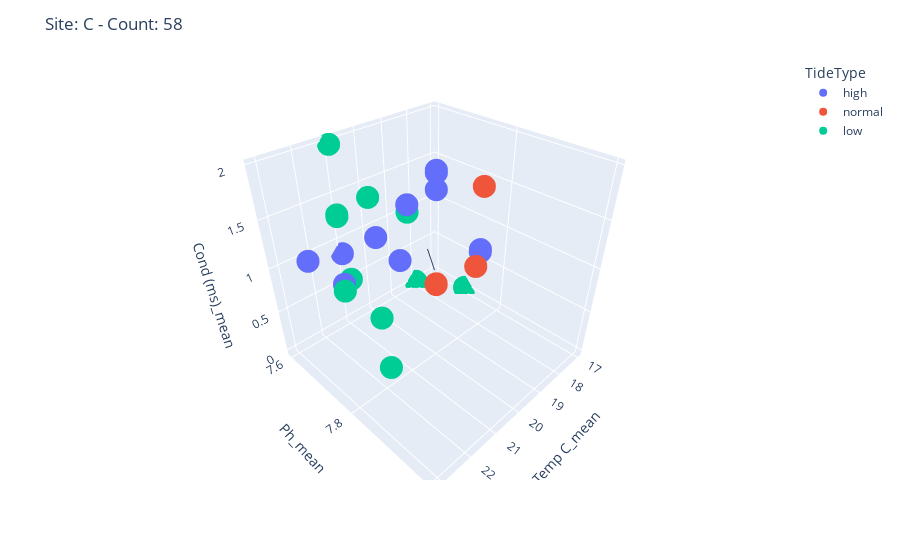
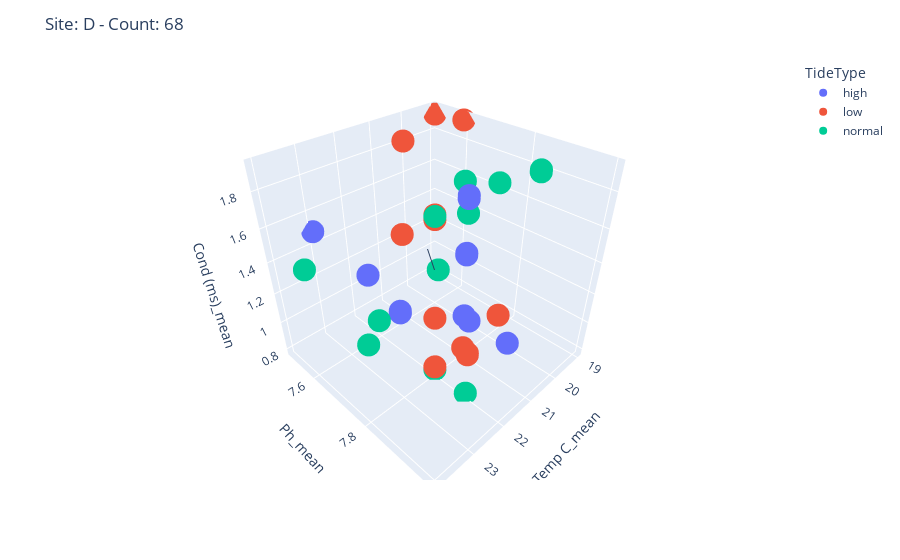
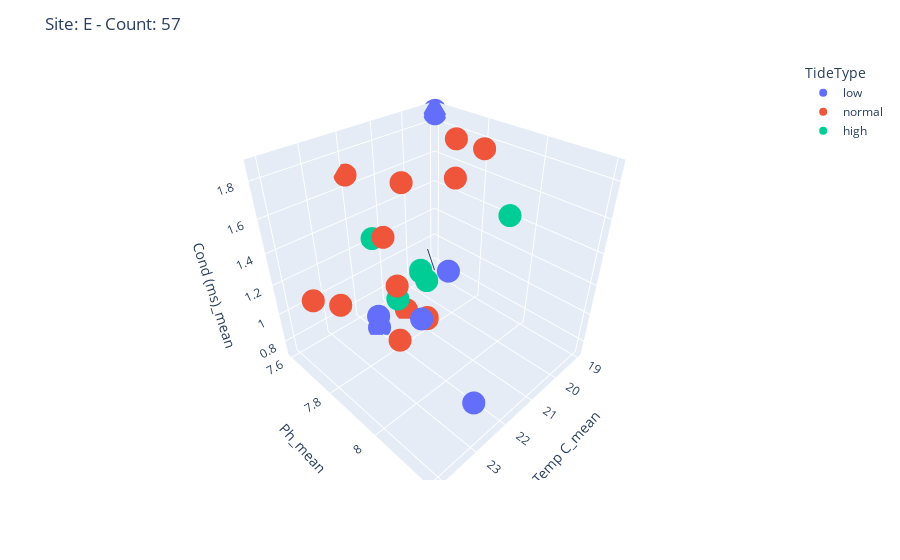
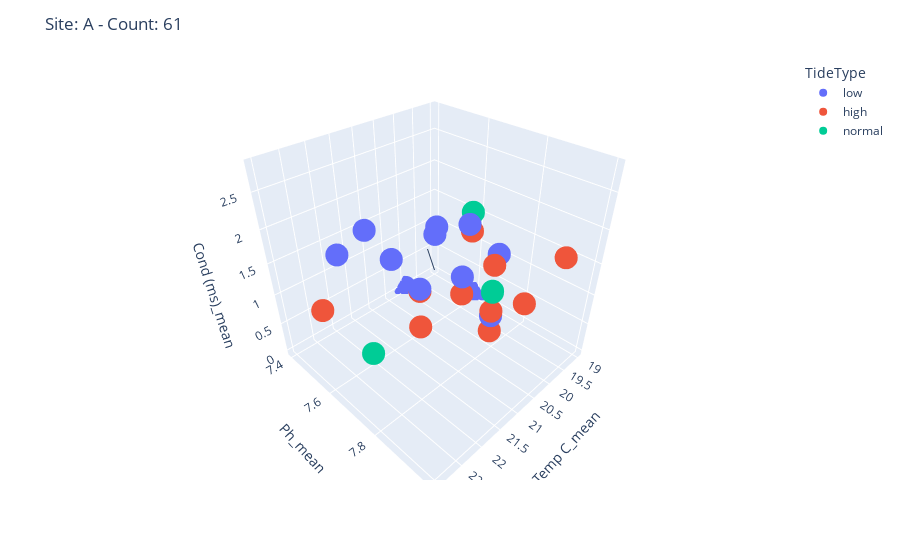

Notebook source saved alongside these figures, in order:
### Code cell
for site in class_ecoli_df["Site"].unique():
    fig = px.scatter_3d(
        class_ecoli_df[class_ecoli_df["Site"] == site],
        x="Temp C_mean",
        y="Ph_mean",
        z="Cond (ms)_mean",
        color="TideType",
    )
    fig.update_layout(
        title_text="Site: "
        + site
        + " - "
        + "Count: "
        + str(len(class_ecoli_df[class_ecoli_df["Site"] == site]))
    )

    fig.add_annotation()
    fig.show()

### Figure 1 — Plotly figure (JSON) as saved in the notebook; plotly's stock layout.template omitted (floating-point values rounded to 4 significant figures)
{"data": [{"hovertemplate": "TideType=high<br>Temp C_mean=%{x}<br>Ph_mean=%{y}<br>Cond (ms)_mean=%{z}<extra></extra>", "legendgroup": "high", "marker": {"color": "#636efa", "symbol": "circle"}, "mode": "markers", "name": "high", "scene": "scene", "showlegend": true, "type": "scatter3d", "x": [20, 20, 20, 20, 21, 21, 20, 20, 20, 20, 21, 21, 20, 20, 22, 22, 22, 22, 22, 22, 23, 23, 23, 23, 20, 20, 22], "y": [7.8, 7.8, 7.8, 7.8, 7.8, 7.8, 7.8, 7.8, 7.7, 7.7, 7.6, 7.6, 7.9, 7.9, 7.8, 7.8, 7.8, 7.8, 7.8, 7.8, 7.7, 7.7, 7.8, 7.8, 7.9, 7.9, 7.8], "z": [1.93, 1.93, 1.95, 1.95, 1.766, 1.766, 1.781, 1.781, 0.85, 0.85, 0.85, 0.85, 1.41, 1.41, 1.609, 1.609, 1.609, 1.609, 1.609, 1.609, 1.31, 1.31, 1.34, 1.34, 1.43, 1.43, 1.609]}, {"hovertemplate": "TideType=normal<br>Temp C_mean=%{x}<br>Ph_mean=%{y}<br>Cond (ms)_mean=%{z}<extra></extra>", "legendgroup": "normal", "marker": {"color": "#EF553B", "symbol": "circle"}, "mode": "markers", "name": "normal", "scene": "scene", "showlegend": true, "type": "scatter3d", "x": [20, 20, 22, 22, 20, 20, 20, 20], "y": [7.8, 7.8, 8, 8, 7.9, 7.9, 7.8, 7.9], "z": [0.82, 0.82, 1.83, 1.83, 1.98, 1.98, 0.83, 1.98]}, {"hovertemplate": "TideType=low<br>Temp C_mean=%{x}<br>Ph_mean=%{y}<br>Cond (ms)_mean=%{z}<extra></extra>", "legendgroup": "low", "marker": {"color": "#00cc96", "symbol": "circle"}, "mode": "markers", "name": "low", "scene": "scene", "showlegend": true, "type": "scatter3d", "x": [23, 23, 22, 18, 18, 17, 17, 21, 21, 21, 21, 23.1, 23.1, 22.7, 22.7, 22, 22, 22, 22, 21, 21, null, null], "y": [7.9, 7.9, 7.8, 7.6, 7.6, 7.7, 7.7, 7.8, 7.8, 7.7, 7.7, 7.81, 7.81, 7.79, 7.79, 7.7, 7.7, 7.7, 7.7, 7.6, 7.6, null, null], "z": [0.82, 0.82, 0.81, 0, 0, 0, 0, 1.7, 1.7, 1.65, 1.65, 1.32, 1.32, 1.31, 1.31, 1.609, 1.609, 1.594, 1.594, 1.98, 1.98, null, null]}], "layout": {"annotations": [{}], "legend": {"title": {"text": "TideType"}, "tracegroupgap": 0}, "margin": {"t": 60}, "scene": {"domain": {"x": [0, 1], "y": [0, 1]}, "xaxis": {"title": {"text": "Temp C_mean"}}, "yaxis": {"title": {"text": "Ph_mean"}}, "zaxis": {"title": {"text": "Cond (ms)_mean"}}}, "title": {"text": "Site: C - Count: 58"}}}

### Figure 2 — Plotly figure (JSON) as saved in the notebook; plotly's stock layout.template omitted (floating-point values rounded to 4 significant figures)
{"data": [{"hovertemplate": "TideType=high<br>Temp C_mean=%{x}<br>Ph_mean=%{y}<br>Cond (ms)_mean=%{z}<extra></extra>", "legendgroup": "high", "marker": {"color": "#636efa", "symbol": "circle"}, "mode": "markers", "name": "high", "scene": "scene", "showlegend": true, "type": "scatter3d", "x": [21, 21, 21, 21, 21, 21, 21, 21, 21, 21, 22, 22, 23, 23, 23, 23, 23, 23, 21, 21, 22], "y": [7.8, 7.8, 7.8, 7.8, 7.8, 7.8, 7.8, 7.8, 7.8, 7.8, 7.9, 7.9, 7.8, 7.8, 7.8, 7.8, 7.5, 7.7, 7.8, 7.8, 8], "z": [1.766, 1.766, 1.781, 1.781, 1.05, 1.05, 1.05, 1.05, 1.45, 1.45, 1.29, 1.29, 1.34, 1.34, 1.35, 1.35, 1.49, 1.44, 1.46, 1.46, 1.3]}, {"hovertemplate": "TideType=low<br>Temp C_mean=%{x}<br>Ph_mean=%{y}<br>Cond (ms)_mean=%{z}<extra></extra>", "legendgroup": "low", "marker": {"color": "#EF553B", "symbol": "circle"}, "mode": "markers", "name": "low", "scene": "scene", "showlegend": true, "type": "scatter3d", "x": [22, 22, 22, 22, 21, 21, 22, 22, 21, 21, 19, 19, 19, 19, 21, 22, 22, 21, 21, 21, 22, 22, 21], "y": [7.9, 7.9, 7.8, 7.8, 7.9, 7.9, 7.8, 7.8, 7.8, 7.8, 7.6, 7.6, 7.5, 7.5, 7.7, 7.7, 7.7, 7.7, 7.6, 7.6, 7.9, 7.9, 7.7], "z": [1.08, 1.08, 1.17, 1.17, 1.19, 1.19, 0.82, 0.82, 0.81, 0.81, 1.92, 1.92, 1.9, 1.9, 1.59, 1.57, 1.57, 1.562, 1.922, 1.922, 1.07, 1.07, 1.59]}, {"hovertemplate": "TideType=normal<br>Temp C_mean=%{x}<br>Ph_mean=%{y}<br>Cond (ms)_mean=%{z}<extra></extra>", "legendgroup": "normal", "marker": {"color": "#00cc96", "symbol": "circle"}, "mode": "markers", "name": "normal", "scene": "scene", "showlegend": true, "type": "scatter3d", "x": [22, 22, 22, 22, 20, 20, 20, 20, 21, 21, 21, 20, 20, 20, 24, 24, 23.4, 23.4, 21.9, 23.9, 23.9, 22, 20, 20], "y": [7.9, 7.9, 7.8, 7.8, 7.8, 7.8, 7.9, 7.9, 7.8, 7.8, 7.8, 7.7, 7.7, 7.7, 7.82, 7.82, 7.78, 7.78, 7.8, 7.6, 7.6, 7.8, 7.9, 7.9], "z": [0.79, 0.79, 0.8, 1.76, 1.77, 1.77, 1.91, 1.91, 1.688, 1.688, 1.688, 1.703, 1.703, 1.703, 1.32, 1.32, 1.32, 1.32, 1.46, 1.46, 1.46, 0.8, 1.9, 1.9]}], "layout": {"annotations": [{}], "legend": {"title": {"text": "TideType"}, "tracegroupgap": 0}, "margin": {"t": 60}, "scene": {"domain": {"x": [0, 1], "y": [0, 1]}, "xaxis": {"title": {"text": "Temp C_mean"}}, "yaxis": {"title": {"text": "Ph_mean"}}, "zaxis": {"title": {"text": "Cond (ms)_mean"}}}, "title": {"text": "Site: D - Count: 68"}}}

### Figure 3 — Plotly figure (JSON) as saved in the notebook; plotly's stock layout.template omitted (floating-point values rounded to 4 significant figures)
{"data": [{"hovertemplate": "TideType=low<br>Temp C_mean=%{x}<br>Ph_mean=%{y}<br>Cond (ms)_mean=%{z}<extra></extra>", "legendgroup": "low", "marker": {"color": "#636efa", "symbol": "circle"}, "mode": "markers", "name": "low", "scene": "scene", "showlegend": true, "type": "scatter3d", "x": [22, 23, 23, 22, 22, 19, 19, 19, 19, 22, 22, 22, 22], "y": [8, 8.2, 8.2, 7.9, 7.9, 7.6, 7.6, 7.6, 7.6, 7.7, 7.7, 7.7, 7.7], "z": [1.44, 1.02, 1.02, 1.03, 1.03, 1.87, 1.87, 1.85, 1.85, 0.82, 0.82, 0.73, 0.73]}, {"hovertemplate": "TideType=normal<br>Temp C_mean=%{x}<br>Ph_mean=%{y}<br>Cond (ms)_mean=%{z}<extra></extra>", "legendgroup": "normal", "marker": {"color": "#EF553B", "symbol": "circle"}, "mode": "markers", "name": "normal", "scene": "scene", "showlegend": true, "type": "scatter3d", "x": [21, 21, 21, 21, 23, 23, 22, 22, 21, 21, 20, 20, 20, 20, 20, 20, 20, 21, 21, 21, 23.8, 23.8, 24.1, 24.1, 22, 22, 22], "y": [7.8, 7.8, 7.8, 7.8, 7.9, 7.9, 7.8, 7.8, 7.7, 7.7, 7.9, 7.9, 7.8, 7.8, 7.8, 7.8, 7.8, 7.7, 7.7, 7.7, 7.83, 7.83, 7.76, 7.76, 7.8, 7.6, 7.6], "z": [0.78, 0.78, 0.79, 0.79, 1.64, 1.64, 0.75, 0.75, 0.74, 0.74, 1.86, 1.86, 1.86, 1.86, 1.641, 1.641, 1.641, 1.625, 1.625, 1.625, 1.28, 1.28, 1.27, 1.27, 1.15, 1.68, 1.68]}, {"hovertemplate": "TideType=high<br>Temp C_mean=%{x}<br>Ph_mean=%{y}<br>Cond (ms)_mean=%{z}<extra></extra>", "legendgroup": "high", "marker": {"color": "#00cc96", "symbol": "circle"}, "mode": "markers", "name": "high", "scene": "scene", "showlegend": true, "type": "scatter3d", "x": [22, 22, 21, 21, 20, 20, 22, 22, 22, 22, 22, 22, 22, 22, 22, 22, null], "y": [7.8, 7.8, 7.8, 7.8, 8, 8, 7.9, 7.9, 7.9, 7.9, 7.7, 7.7, 7.7, 7.7, 7.8, 7.8, null], "z": [1.06, 1.06, 1.07, 1.07, 1.56, 1.56, 1.35, 1.35, 1.34, 1.34, 1.37, 1.37, 1.37, 1.37, 1.06, 1.06, null]}], "layout": {"annotations": [{}], "legend": {"title": {"text": "TideType"}, "tracegroupgap": 0}, "margin": {"t": 60}, "scene": {"domain": {"x": [0, 1], "y": [0, 1]}, "xaxis": {"title": {"text": "Temp C_mean"}}, "yaxis": {"title": {"text": "Ph_mean"}}, "zaxis": {"title": {"text": "Cond (ms)_mean"}}}, "title": {"text": "Site: E - Count: 57"}}}

### Figure 4 — Plotly figure (JSON) as saved in the notebook; plotly's stock layout.template omitted (floating-point values rounded to 4 significant figures)
{"data": [{"hovertemplate": "TideType=low<br>Temp C_mean=%{x}<br>Ph_mean=%{y}<br>Cond (ms)_mean=%{z}<extra></extra>", "legendgroup": "low", "marker": {"color": "#636efa", "symbol": "circle"}, "mode": "markers", "name": "low", "scene": "scene", "showlegend": true, "type": "scatter3d", "x": [21, 21, 21, 21, 20, 20, 20, 20, 19, 19, 21, 21, 22, 22, 21, 21, 21, 21, 21, 21, 22, 22, 22.3, 22.3, 22.3, 22.3, 21.8, 21.8, 21.8, 21.8, 22, 23], "y": [7.9, 7.9, 7.8, 7.8, 7.8, 7.8, 7.4, 7.4, 7.6, 7.6, 7.7, 7.7, 7.7, 7.7, 7.9, 7.9, 7.9, 7.9, 7.9, 7.9, 7.8, 7.8, 7.9, 7.9, 7.9, 7.9, 7.92, 7.92, 7.92, 7.92, 7.6, 7.7], "z": [1.21, 1.21, 1.54, 1.54, 1.54, 1.54, 0, 0, 0, 0, 1.938, 1.938, 1.906, 1.906, 1.22, 1.22, 1.22, 1.22, 1.22, 1.22, 1.734, 1.734, 2.81, 2.81, 2.81, 2.81, 2.73, 2.73, 2.73, 2.73, 2.094, 2.297]}, {"hovertemplate": "TideType=high<br>Temp C_mean=%{x}<br>Ph_mean=%{y}<br>Cond (ms)_mean=%{z}<extra></extra>", "legendgroup": "high", "marker": {"color": "#EF553B", "symbol": "circle"}, "mode": "markers", "name": "high", "scene": "scene", "showlegend": true, "type": "scatter3d", "x": [20, 20, 21, 21, 20, 20, 21, 21, 22, 22, 20, 20, 20, 22, 22, 22, 21, 21, 21, 21, 21, 23, 23], "y": [8, 8, 7.9, 7.9, 7.9, 7.9, 7.8, 7.8, 7.8, 7.8, 7.7, 7.7, 7.7, 7.8, 7.8, 7.8, 7.9, 7.9, 7.9, 7.9, 7.9, 7.6, 7.6], "z": [1.93, 1.93, 0.97, 0.97, 0.99, 0.99, 1.28, 1.28, 1.18, 1.18, 1.688, 1.688, 1.688, 1.703, 1.703, 1.703, 1.94, 1.94, 1.94, 1.28, 1.28, 1.29, 1.29]}, {"hovertemplate": "TideType=normal<br>Temp C_mean=%{x}<br>Ph_mean=%{y}<br>Cond (ms)_mean=%{z}<extra></extra>", "legendgroup": "normal", "marker": {"color": "#00cc96", "symbol": "circle"}, "mode": "markers", "name": "normal", "scene": "scene", "showlegend": true, "type": "scatter3d", "x": [21, 21, 20, 21, 21, 23], "y": [7.9, 7.9, 7.7, 7.9, 7.9, 7.8], "z": [1.578, 1.578, 1.97, 1.562, 1.562, 1.24]}], "layout": {"annotations": [{}], "legend": {"title": {"text": "TideType"}, "tracegroupgap": 0}, "margin": {"t": 60}, "scene": {"domain": {"x": [0, 1], "y": [0, 1]}, "xaxis": {"title": {"text": "Temp C_mean"}}, "yaxis": {"title": {"text": "Ph_mean"}}, "zaxis": {"title": {"text": "Cond (ms)_mean"}}}, "title": {"text": "Site: A - Count: 61"}}}
